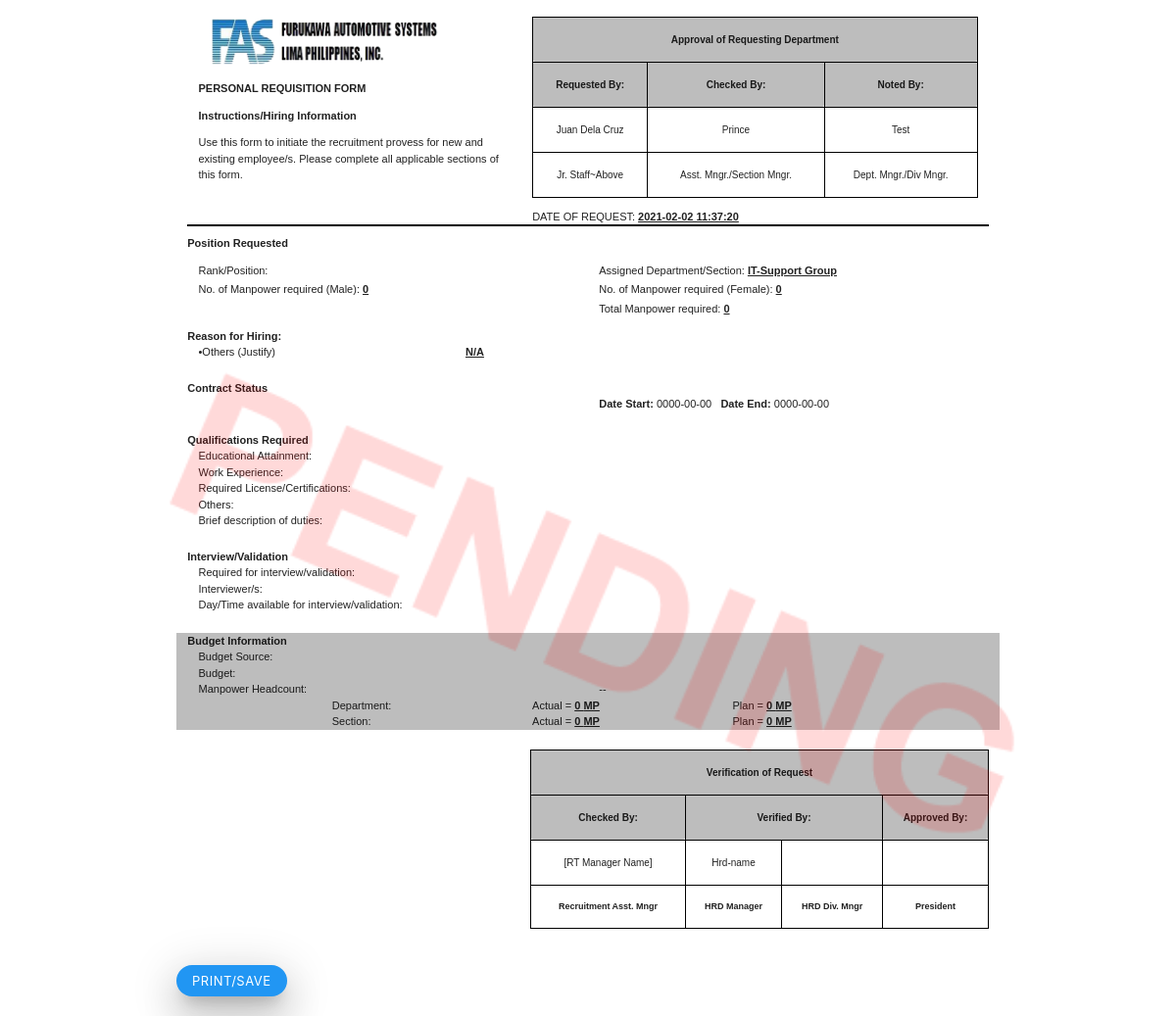
/Forms/preview_prf.php?id=173, run on an earlier commit of the app's database.
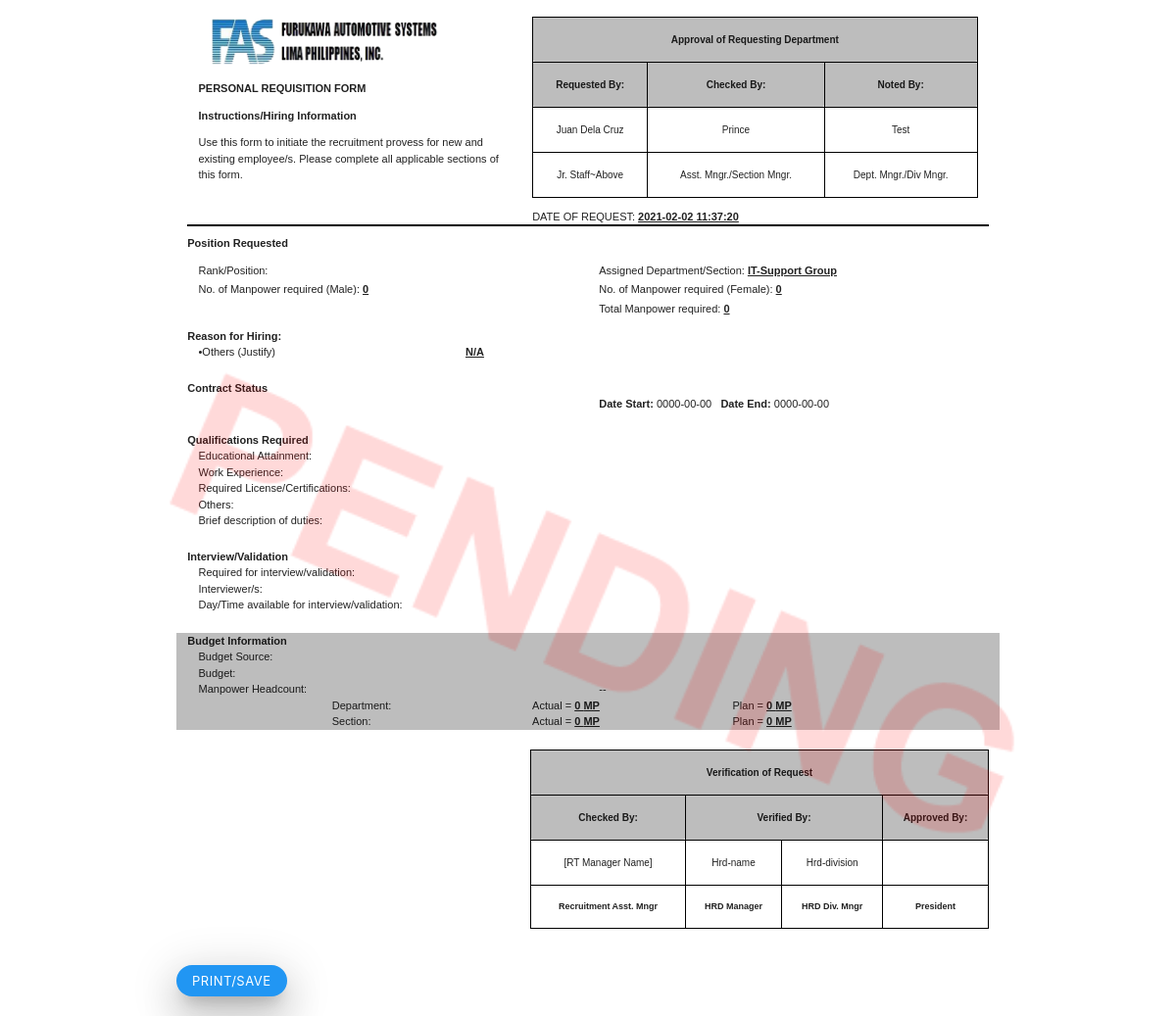
And on a later commit of the database.
### tables this page shows
CREATE TABLE `tb_request_mp` (
  `id` int(14) NOT NULL,
  `requestor` varchar(500) DEFAULT NULL,
  `requestor_email` varchar(1000) NOT NULL,
  `requesting_position` varchar(200) DEFAULT NULL,
  `assigned_dept` varchar(200) DEFAULT NULL,
  `female_num_mp` int(14) DEFAULT NULL,
  `male_num_mp` int(14) DEFAULT NULL,
  `total_mp` int(14) DEFAULT NULL,
  `contract_status` varchar(500) NOT NULL,
  `date_start` date NOT NULL,
  `date_end` date NOT NULL,
  `education` varchar(1000) NOT NULL,
  `required_license` varchar(1000) NOT NULL,
  `work_exp` varchar(1000) NOT NULL,
  `other_qualification` varchar(1000) NOT NULL,
  `job_duties` varchar(2000) NOT NULL,
  `interview_need` varchar(300) NOT NULL,
  `interviewers` varchar(1000) NOT NULL,
  `availability_for_interview` varchar(1000) NOT NULL,
  `additional_mp` varchar(20) NOT NULL,
  `mp_plan` varchar(20) NOT NULL,
  `reorganization` varchar(20) NOT NULL,
  `promotion` varchar(20) NOT NULL,
  `retirement` varchar(20) NOT NULL,
  `replacement` varchar(20) NOT NULL,
  `replacement_mp_name` varchar(2000) NOT NULL,
  `others` varchar(2000) NOT NULL,
  `budget_source` varchar(200) NOT NULL,
  `budget_status` varchar(200) NOT NULL,
  `actual_mp_dept` int(14) NOT NULL,
  `actual_mp_section` int(14) NOT NULL,
  `plan_mp_dept` int(14) NOT NULL,
  `plan_mp_section` int(14) NOT NULL,
  `approve_check_by` varchar(200) DEFAULT NULL,
  `approve_check_remarks` varchar(100) DEFAULT NULL,
  `approve_noted_by` varchar(200) DEFAULT NULL,
  `approve_noted_remarks` varchar(100) DEFAULT NULL,
  `approval_status` varchar(100) DEFAULT NULL,
  `verify_check_by` varchar(100) DEFAULT NULL,
  `verify_check_remarks` varchar(100) DEFAULT NULL,
  `verify_verifier_manager` varchar(100) DEFAULT NULL,
  `verify_verifier_manager_remarks` varchar(100) DEFAULT NULL,
  `verify_verifier_div_mgr` varchar(100) DEFAULT NULL,
  `verify_verifier_div_mgr_remarks` varchar(100) DEFAULT NULL,
  `president_verify` varchar(200) NOT NULL,
  `cancel_remarks` varchar(500) NOT NULL,
  `step` varchar(2000) NOT NULL,
  `verification_status` varchar(200) NOT NULL,
  `request_date` datetime NOT NULL,
  `typeHiring` varchar(100) DEFAULT NULL,
  `sync_status` varchar(100) NOT NULL,
  `approve_date` date DEFAULT NULL
);

### Forms/preview_prf.php (the view, shortened to what this page needs)
<?php
    require_once '../php/Database.php';
    $id = $_GET['id'];
    if(empty($id)){
        echo '<script>window.close()</script>';
    }else{
        $query = "SELECT *FROM tb_request_mp WHERE id = '$id'";
        $stmt = $conn->prepare($query);
        $stmt->execute();
        foreach($stmt->fetchALL() as $x){
            $requestor = $x['requestor'];
            $position = $x['requesting_position'];
            $mp_male_required = $x['male_num_mp'];
            $mp_female_required = $x['female_num_mp'];
            $dept_section = $x['assigned_dept'];
            $educ = $x['education'];
            $work_exp = $x['work_exp'];
            $license = $x['required_license'];
            $other_quali = $x['other_qualification'];
            $duty = $x['job_duties'];
            $interview_req = $x['interview_need'];
            $interviewers = $x['interviewers'];
            $availability_interview = $x['availability_for_interview'];
            $request_date = $x['request_date'];
            $budget_source = $x['budget_source'];
            $budget_status = $x['budget_status'];
            $actual_dept = $x['actual_mp_dept'];
            $actual_section = $x['actual_mp_section'];
            $plan_mp_dept = $x['plan_mp_dept'];
            $plan_mp_section = $x['plan_mp_section'];
            $other_reason = $x['others'];
            if($other_reason == ''){
                $other_reason = 'N/A';
            }
            $checker = $x['approve_check_by'];
            $apprNote = $x['approve_noted_by'];
            $verify_check = $x['verify_check_by'];
            $verify_manager = $x['verify_verifier_manager'];
            $verify_div_mgr = $x['verify_verifier_div_mgr'];
            $president = $x['president_verify'];
        }
    }
?>
<!DOCTYPE html>
<html lang="en">
<head>
    <link rel="stylesheet" href="../node_modules/materialize-css/dist/css/materialize.min.css">
</head>
<body>
    <img src="../Img/PENDING STAMP.png" alt="" id="pending" style="position:absolute;opacity:0.15;width:100%;margin-top:30%;display:none;">
    <div class="row container" id="form">
        <br>
        <div class="col s12">
            <div class="col s5">
            <img src="../Img/FAS.png" alt="FAS logo" width="250" height="50">
                <p><b>PERSONAL REQUISITION FORM</b></p>
                <b>Instructions/Hiring Information</b>
                <p>Use this form to initiate the recruitment provess for new and existing employee/s. Please complete all applicable sections of this form.</p>
            </div>
            <div class="col s7">
                <table class="centered" style="border:1.5px solid black;" cellpadding="0" height="">
                    <tr style="border:1.5px solid black;" class="#bdbdbd grey lighten-1">
                        <td colspan="3" style="font-weight:bold;font-size:10px;">Approval of Requesting Department</td>
                    </tr>
                    <tr style="border:1.5px solid black;font-size:12px;" class="#bdbdbd grey lighten-1">
                        <td style="border:1.5px solid black;font-weight:bold;">Requested By:</td>
                        <td style="border:1.5px solid black;font-weight:bold;">Checked By:</td>
                        <td style="border:1.5px solid black;font-weight:bold;">Noted By:</td>
                    </tr>
                    <tr>
                        <td style="border:1.5px solid black;"><?=$requestor;?></td>
                        <td style="border:1.5px solid black;"><?=$checker;?></td>
                        <td style="border:1.5px solid black;"><?=$apprNote;?></td>
                    </tr>
                    <tr style="font-size:10px;">
                        <td style="border:1.5px solid black;">Jr. Staff~Above</td>
                        <td style="border:1.5px solid black;">Asst. Mngr./Section Mngr.</td>
                        <td style="border:1.5px solid black;">Dept. Mngr./Div Mngr.</td>
                    </tr>
                </table>
                <p>DATE OF REQUEST: <u><?=$request_date;?></u></p>
            </div>
        </div>
        <div class="col s12" style="margin-top:-2%;">
            <hr style="border:1px solid black;">
        </div>
        <div class="col s12">
            <b>Position Requested</b>
        </div>
        <div class="col s12">
            <div class="col s6">
                <p>Rank/Position: <u><?=$position;?></u></p>
                <p style="margin-top:-2%;">No. of Manpower required (Male): <u><?=$mp_male_required;?></u></p>
            </div>
            <div class="col s6">
                <p>Assigned Department/Section: <u><?=$dept_section;?></u></p>
                <p style="margin-top:-2%;">No. of Manpower required (Female): <u><?=$mp_female_required;?></u></p>
                <p style="margin-top:-2%;">Total Manpower required: <u><?=$mp_male_required + $mp_female_required;?></u></p>
            </div>
        </div>
        <div class="col s12"><b>Reason for Hiring:</b></div>
        <div class="col s12">
            <div class="row">
            <div class="col s12">
                <div class="col s4">&bullet;Others (Justify)</div>
                <div class="col s8"><u><?=$other_reason;?></u></div>
            </div>
            </div>
        </div>
        <div class="row">
            <div class="col s12"><b>Contract Status</b></div>
            <div class="col s6">
            </div>
            <div class="col s6">
                <b>Date Start:</b> 0000-00-00 <b> &nbsp; Date End:</b> 0000-00-00
            </div>
        </div>
        <div class="row">
            <div class="col s12"><b>Qualifications Required</b></div>
        <div class="col s12">
           <div class="col s6">Educational Attainment:</div>
           <div class="col s6"><u><?=$educ;?></u></div>
        </div>
        <div class="col s12">
           <div class="col s6">Work Experience:</div>
           <div class="col s6"><u><?=$work_exp; ?></u></div>
        </div>
        <div class="col s12">
           <div class="col s6">Required License/Certifications:</div>
           <div class="col s6"><u><?=$license;?></u></div>
        </div>
        <div class="col s12">
           <div class="col s6">Others:</div>
           <div class="col s6"><u><?=$other_quali;?></u></div>
        </div>
        <div class="col s12">
           <div class="col s6">Brief description of duties:</div>
           <div class="col s6"><u><?=$duty;?></u></div>
        </div>
    </div>
        <div class="row">
            <div class="col s12"><b>Interview/Validation</b></div>
        <div class="col s12">
           <div class="col s6">Required for interview/validation:</div>
           <div class="col s6"><u><?=ucwords($interview_req);?></u></div>
        </div>
        <div class="col s12">
           <div class="col s6">Interviewer/s:</div>
           <div class="col s6"><u><?=ucwords($interviewers);?></u></div>
        </div>
        <div class="col s12">
           <div class="col s6">Day/Time available for interview/validation:</div>
           <div class="col s6"><u><?=$availability_interview;?></u></div>
        </div>
        </div>
    <div class="row #bdbdbd grey lighten-1">
        <div class="col s12"><b>Budget Information</b></div>
        <div class="col s12">
           <div class="col s6">Budget Source:</div>
           <div class="col s6"><u><?=$budget_source;?></u></div>
        </div>
        <div class="col s12">
           <div class="col s6">Budget:</div>
           <div class="col s6"><u><?=$budget_status;?></u></div>
        </div>
        <div class="col s12">
           <div class="col s6">Manpower Headcount:</div>
           <div class="col s6">--</div>
        </div>
        <div class="col s12">
            <div class="col s2"></div>
            <div class="col s3">Department:</div>
            <div class="col s3">Actual = <u><?=$actual_dept;?> MP</u></div>
            <div class="col s4">Plan = <u><?=$plan_mp_dept;?> MP</u></div>
        </div>
        <div class="col s12">
            <div class="col s2"></div>
            <div class="col s3">Section:</div>
            <div class="col s3">Actual = <u><?=$actual_section;?> MP</u></div>
            <div class="col s4">Plan = <u><?=$plan_mp_section;?> MP</u></div>
        </div>
    </div>
    <div class="row">
        <div class="co s12">
            <div class="col s5 center">
            </div>
            <div class="col s7">
                <table class="centered" style="border:1px solid black;" cellpadding="0" cellspacing="0">
                    <tr class="#bdbdbd grey lighten-1">
                        <td colspan="4" style="border:1px solid black;font-weight:bold;">Verification of Request</td>
                    </tr>
                    <tr class="#bdbdbd grey lighten-1">
                        <td style="border:1px solid black;font-weight:bold;">Checked By:</td>
                        <td colspan="2" style="border:1px solid black;font-weight:bold;">Verified By:</td>
                        <td style="border:1px solid black;font-weight:bold;">Approved By:</td>
                    </tr>
                    <tr>
                        <td style="border:1px solid black;"><?=ucwords($verify_check);?></td>
                        <td style="border:1px solid black;"><?=ucwords($verify_manager);?></td>
                        <td style="border:1px solid black;"><?=ucwords($verify_div_mgr);?></td>
                        <td style="border:1px solid black;"><?=ucwords($president);?></td>
                    </tr>
                    <tr>
                        <td style="border:1px solid black;font-weight:bold;font-size:9px;">Recruitment Asst. Mngr</td>
                        <td style="border:1px solid black;font-weight:bold;font-size:9px;">HRD Manager</td>
                        <td style="border:1px solid black;font-weight:bold;font-size:9px;">HRD Div. Mngr</td>
                        <td style="border:1px solid black;font-weight:bold;font-size:9px;">President</td>
                    </tr>
                </table>
            </div>
        </div>
    </div>
    <br>
    <button class="btn-small blue z-depth-5" id="print_btn" onclick="print_docs()" style="border-radius:30px;">Print/Save</button>
    </div>
</body>
</html>

### Forms/preview_prf.php (style rules this page uses)
body { font-family:arial; font-size:11px; }
td { font-size:10px; }
u { font-weight:bold; }
#form { display: none; }

What changed in the data, as far as the page shows it:
changed tb_request_mp "IT-Support Group": verify_verifier_div_mgr (not shown) → "Hrd-division"
